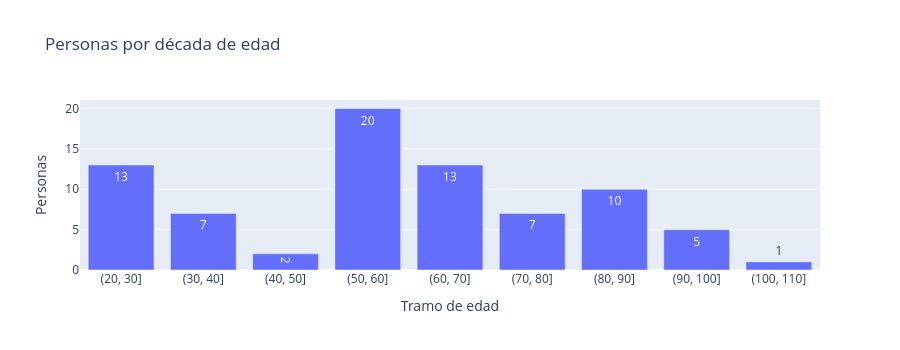

Here is the notebook cell this chart was saved with:
### Code cell
# Comprobación de uniformidad: ¿está la edad repartida o concentrada en pocos tramos?
tramos = pd.cut(personas["age"], bins=range(20, 120, 10))
conteo = tramos.value_counts().sort_index().rename_axis("Tramo de edad").reset_index(name="Personas")
conteo["Tramo de edad"] = conteo["Tramo de edad"].astype(str)
print(conteo.to_string(index=False))

# Tramos enteros sin ningún sujeto
edades = np.sort(personas["age"].unique())
print("\nTramos de edad sin representar:")
for a, b in zip(edades, edades[1:]):
    if b - a > 5:
        print(f"  de {a + 1} a {b - 1} años ({b - a - 1} años sin ningún sujeto)")

px.bar(conteo, x="Tramo de edad", y="Personas", text="Personas",
       title="Personas por década de edad").update_layout(height=350).show()

### Figure 1 — Plotly figure (JSON) as saved in the notebook; plotly's stock layout.template omitted (floating-point values rounded to 4 significant figures)
{"data": [{"hovertemplate": "Tramo de edad=%{x}<br>Personas=%{text}<extra></extra>", "legendgroup": "", "marker": {"color": "#636efa", "pattern": {"shape": ""}}, "name": "", "orientation": "v", "showlegend": false, "text": [13.0, 7.0, 2.0, 20.0, 13.0, 7.0, 10.0, 5.0, 1.0], "textposition": "auto", "type": "bar", "x": ["(20, 30]", "(30, 40]", "(40, 50]", "(50, 60]", "(60, 70]", "(70, 80]", "(80, 90]", "(90, 100]", "(100, 110]"], "xaxis": "x", "y": [13, 7, 2, 20, 13, 7, 10, 5, 1], "yaxis": "y"}], "layout": {"barmode": "relative", "height": 350, "legend": {"tracegroupgap": 0}, "title": {"text": "Personas por década de edad"}, "xaxis": {"anchor": "y", "domain": [0.0, 1.0], "title": {"text": "Tramo de edad"}}, "yaxis": {"anchor": "x", "domain": [0.0, 1.0], "title": {"text": "Personas"}}}}
